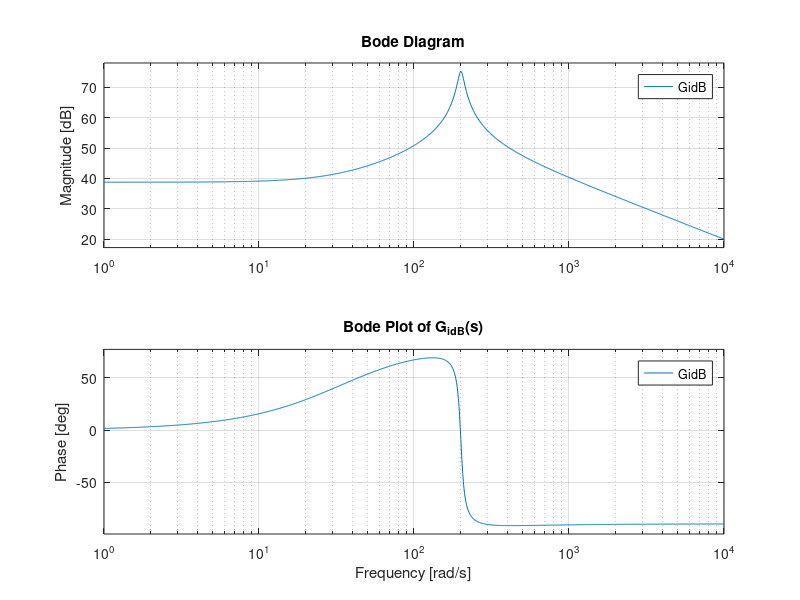
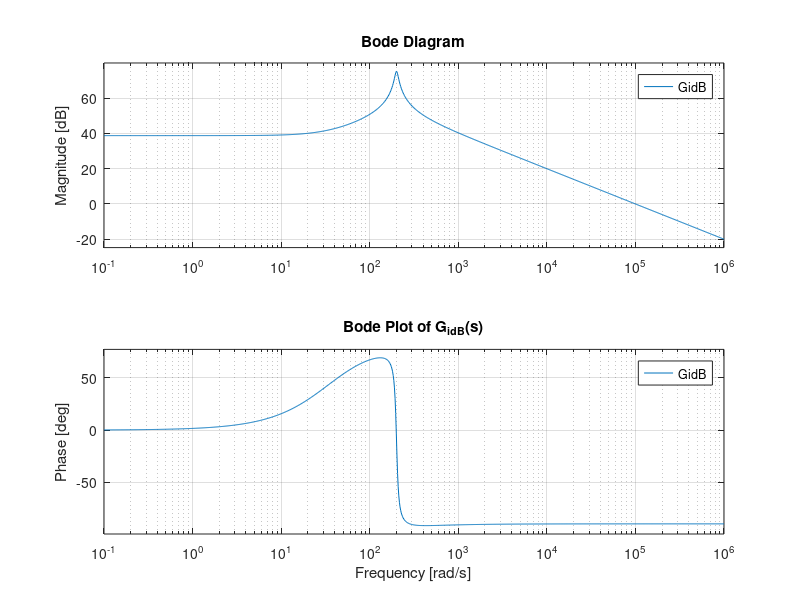
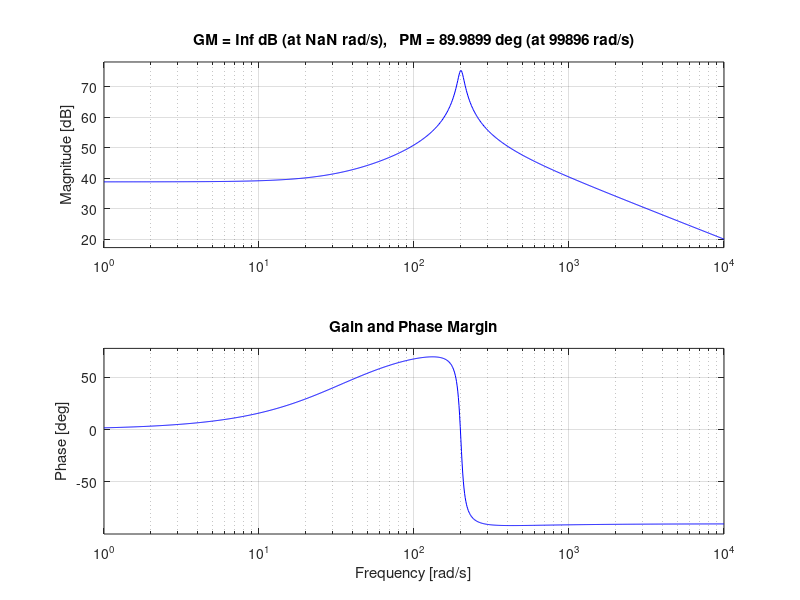

The MATLAB script that drew these images, in order:
clc;
clear;
close all;
GidB0 = 86.8;
wziB  = 35;     % rad/s
w0B   = 200.7;    % rad/s
QB    = 11.5;

num = GidB0 * [1/wziB  1];
den = [1/w0B^2  1/(QB*w0B)  1];

GidB = tf(num, den);
% Bode Plot
figure;
bode(GidB);
grid on;
title('Bode Plot of G_{idB}(s)');


w = logspace(-1,6,1000);   % 10^-1 to 10^5 rad/s

figure;
bode(GidB,w);
grid on;
title('Bode Plot of G_{idB}(s)');

figure;
margin(GidB);
grid on;
title('Gain and Phase Margin');

[Gm,Pm,Wcg,Wcp] = margin(GidB);

fprintf('Gain Margin  = %.2f dB\n',20*log10(Gm));
fprintf('Phase Margin = %.2f deg\n',Pm);
fprintf('Gain Crossover Frequency = %.2f rad/s\n',Wcg);
fprintf('Phase Crossover Frequency = %.2f rad/s\n',Wcp);
